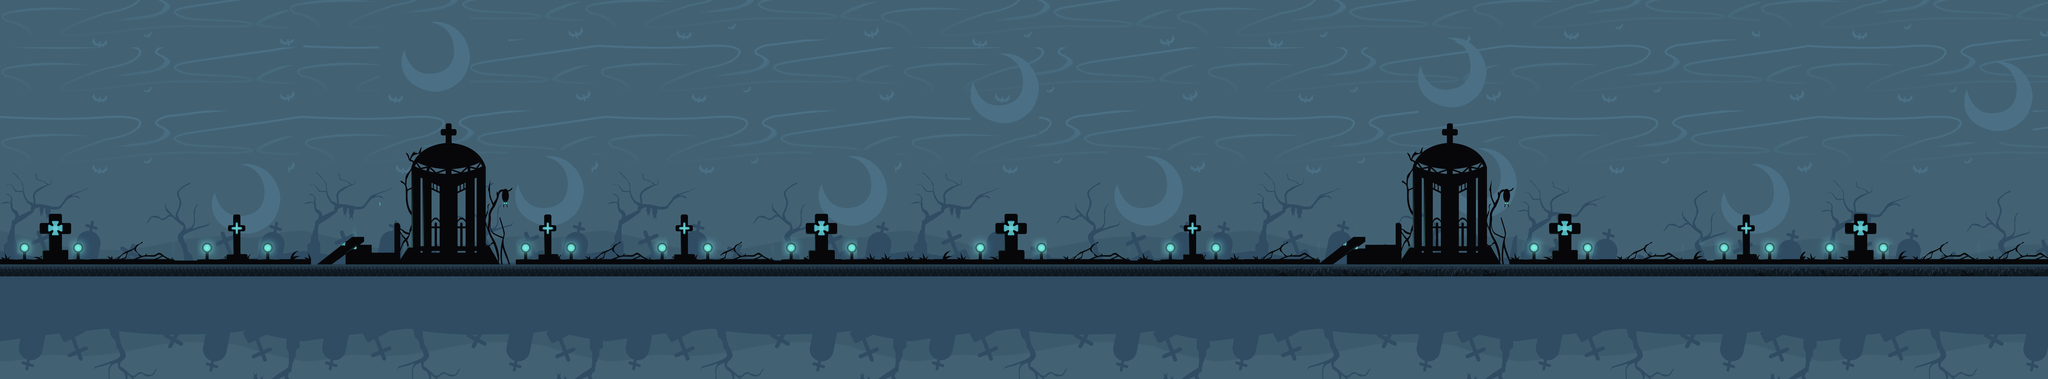

Tiled map render using the project's own tile images. Description and the map definition, with tile-layer contents summarised, below:
An orthogonal 270x48 tile map with 48x50 px tiles, 5 tile layers (MainBg, BgGraves, Sky, BgStuff, ...), 7 tilesets.

<map version="1.2" tiledversion="1.2.0" orientation="orthogonal" renderorder="right-down" width="270" height="48" tilewidth="48" tileheight="50" infinite="0" nextlayerid="29" nextobjectid="1">
 <tileset firstgid="1" source="tsx_3/blue_bg.tsx" />
 <tileset firstgid="841" source="tsx_3/graves.tsx" />
 <tileset firstgid="1681" source="tsx_3/sky.tsx" />
 <tileset firstgid="2521" source="tsx_3/moon.tsx" />
 <tileset firstgid="3361" source="tsx_3/ground.tsx" />
 <tileset firstgid="4201" source="tsx_3/cross.tsx" />
 <tileset firstgid="5041" source="tsx_3/building.tsx" />
 <layer id="24" name="MainBg" width="270" height="48">
  <data>[12960 cells, 12960 non-empty, 812 distinct tile ids]</data>
 </layer>
 <layer id="25" name="BgGraves" width="270" height="48">
  <data>[12960 cells, 11265 non-empty, 1280 distinct tile ids]</data>
 </layer>
 <layer id="26" name="Sky" width="270" height="48">
  <data>[12960 cells, 2852 non-empty, 425 distinct tile ids]</data>
 </layer>
 <layer id="27" name="BgStuff" width="270" height="48">
  <data>[12960 cells, 2564 non-empty, 856 distinct tile ids]</data>
 </layer>
 <layer id="28" name="Ground" width="270" height="48">
  <data>[12960 cells, 540 non-empty, 80 distinct tile ids]</data>
 </layer>
</map>
